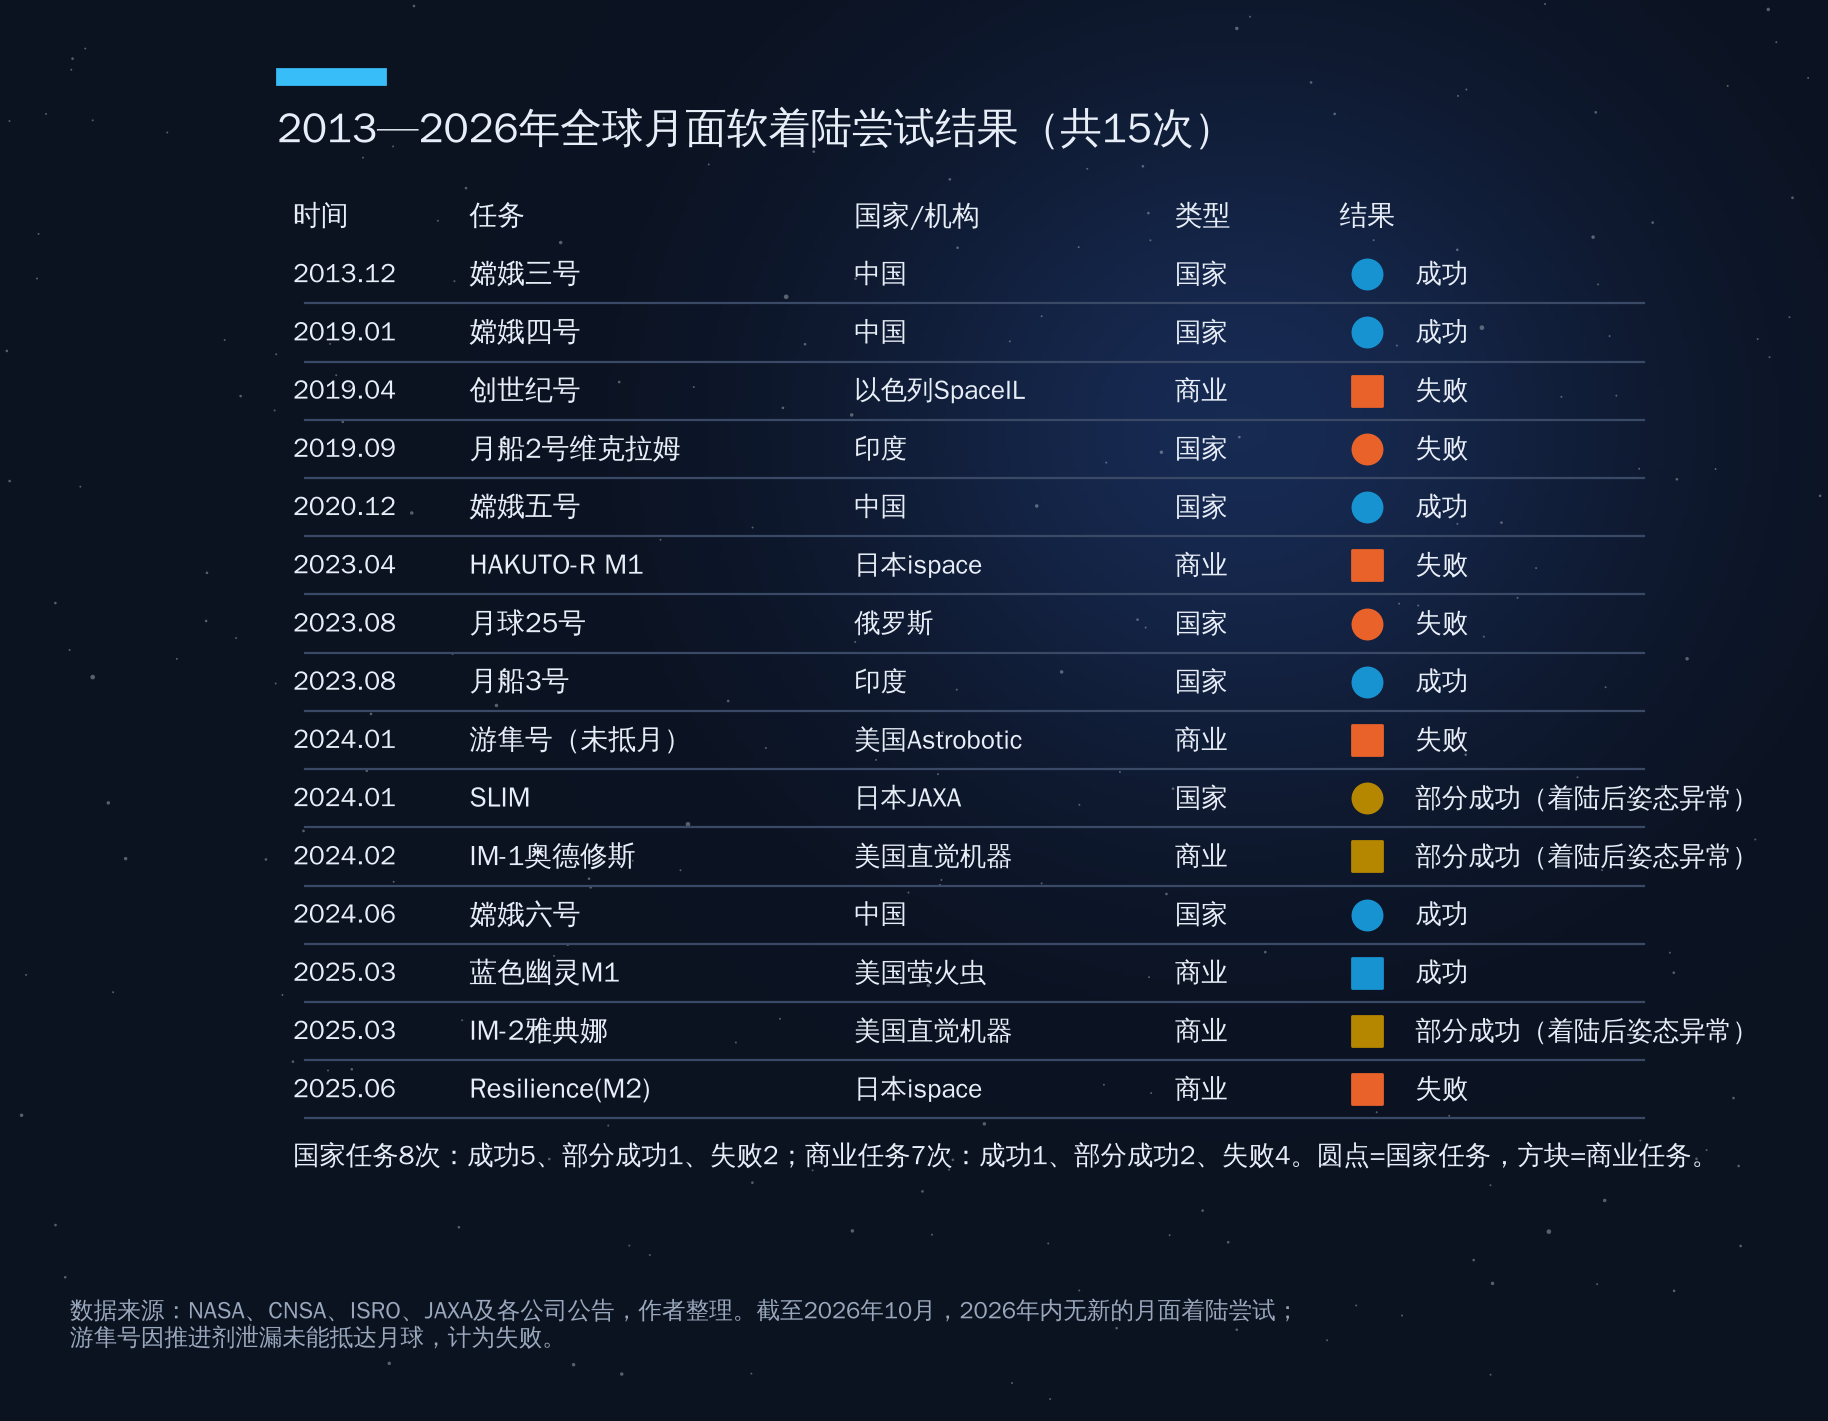

Source code (Python):
import sys, pathlib
sys.path.insert(0, str(pathlib.Path(__file__).resolve().parents[2] / "common"))
from chartstyle import plt, PALETTE, ACCENT, GREY, save, source_note

# 2013-2026 年（截至2026年10月）全部月面软着陆尝试
# result: S=成功, P=着陆但姿态异常/部分成功, F=失败
missions = [
    ("2013.12", "嫦娥三号", "中国", "国家", "S"),
    ("2019.01", "嫦娥四号", "中国", "国家", "S"),
    ("2019.04", "创世纪号", "以色列SpaceIL", "商业", "F"),
    ("2019.09", "月船2号维克拉姆", "印度", "国家", "F"),
    ("2020.12", "嫦娥五号", "中国", "国家", "S"),
    ("2023.04", "HAKUTO-R M1", "日本ispace", "商业", "F"),
    ("2023.08", "月球25号", "俄罗斯", "国家", "F"),
    ("2023.08", "月船3号", "印度", "国家", "S"),
    ("2024.01", "游隼号（未抵月）", "美国Astrobotic", "商业", "F"),
    ("2024.01", "SLIM", "日本JAXA", "国家", "P"),
    ("2024.02", "IM-1奥德修斯", "美国直觉机器", "商业", "P"),
    ("2024.06", "嫦娥六号", "中国", "国家", "S"),
    ("2025.03", "蓝色幽灵M1", "美国萤火虫", "商业", "S"),
    ("2025.03", "IM-2雅典娜", "美国直觉机器", "商业", "P"),
    ("2025.06", "Resilience(M2)", "日本ispace", "商业", "F"),
]
colors = {"S": PALETTE[0], "P": PALETTE[3], "F": ACCENT}
labels = {"S": "成功", "P": "部分成功（着陆后姿态异常）", "F": "失败"}

fig, ax = plt.subplots(figsize=(9, 6.2))
n = len(missions)
for i, (d, name, who, kind, r) in enumerate(missions):
    y = n - 1 - i
    marker = "o" if kind == "国家" else "s"
    ax.axhline(y - 0.5, xmin=0.02, xmax=0.98, color="#EEEEEE", lw=0.8, zorder=0)
    ax.text(0.0, y, d, ha="left", va="center", fontsize=9.5, color="#555555")
    ax.text(0.55, y, name, ha="left", va="center", fontsize=10)
    ax.text(1.75, y, who, ha="left", va="center", fontsize=9.5, color="#444444")
    ax.text(2.75, y, kind, ha="left", va="center", fontsize=9.5, color="#444444")
    ax.scatter(3.35, y, s=110, marker=marker, color=colors[r], zorder=3)
    ax.text(3.5, y, labels[r], ha="left", va="center", fontsize=9.5)
for x, h in [(0.0, "时间"), (0.55, "任务"), (1.75, "国家/机构"), (2.75, "类型"), (3.35, "结果")]:
    ax.text(x, n, h, ha="left" if x != 3.35 else "center", va="center", fontsize=10, fontweight="bold")
ax.set_xlim(-0.05, 4.3)
ax.set_ylim(-0.8, n + 0.6)
ax.axis("off")
from matplotlib.patches import Patch
handles = [Patch(color=colors[k], label=labels[k]) for k in ["S", "P", "F"]]
ax.set_title("2013—2026年全球月面软着陆尝试结果（共15次）")
ax.text(0.0, -0.9, "国家任务8次：成功5、部分成功1、失败2；商业任务7次：成功1、部分成功2、失败4。圆点=国家任务，方块=商业任务。",
         ha="left", va="top", fontsize=9.5, color="#333333")
source_note(fig, "数据来源：NASA、CNSA、ISRO、JAXA及各公司公告，作者整理。截至2026年10月，2026年内无新的月面着陆尝试；\n游隼号因推进剂泄漏未能抵达月球，计为失败。")
save(fig, __file__)
